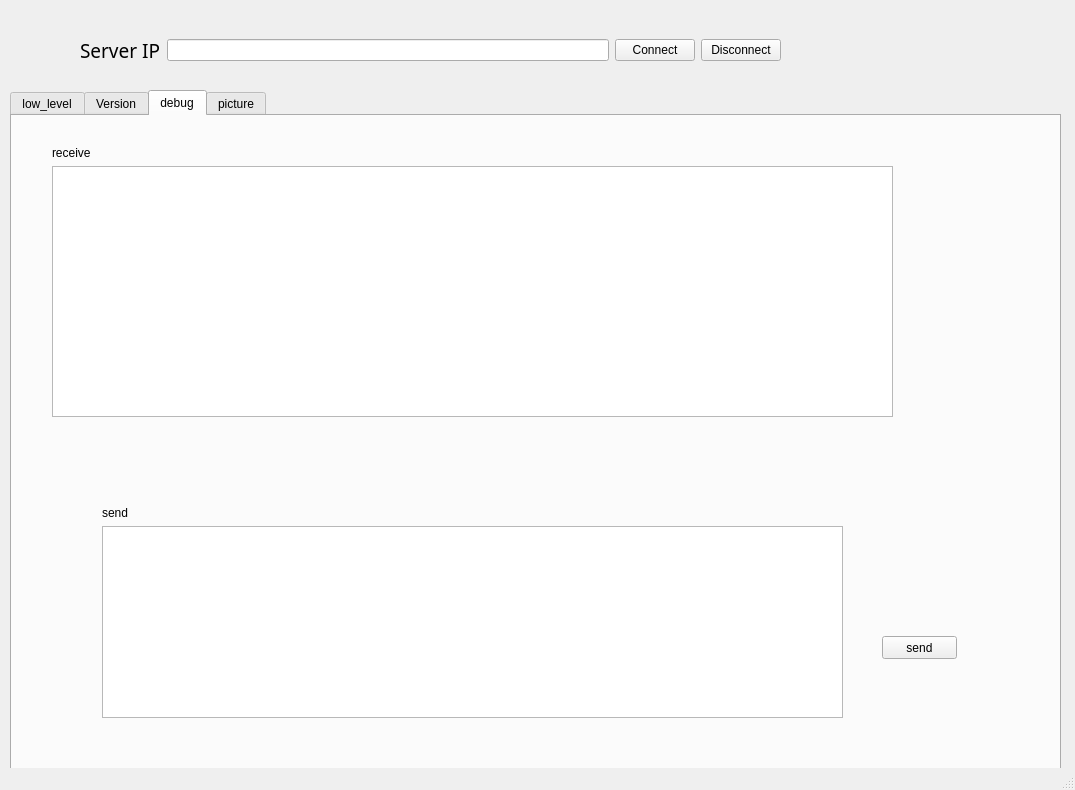
<?xml version="1.0" encoding="UTF-8"?>
<ui version="4.0">
 <class>MainWindow</class>
 <widget class="QMainWindow" name="MainWindow">
  <property name="geometry">
   <rect>
    <x>0</x>
    <y>0</y>
    <width>1075</width>
    <height>790</height>
   </rect>
  </property>
  <property name="windowTitle">
   <string>MainWindow</string>
  </property>
  <widget class="QWidget" name="centralwidget">
   <widget class="QTabWidget" name="tabWidget">
    <property name="geometry">
     <rect>
      <x>10</x>
      <y>90</y>
      <width>1051</width>
      <height>681</height>
     </rect>
    </property>
    <property name="currentIndex">
     <number>2</number>
    </property>
    <widget class="QWidget" name="low_level">
     <property name="accessibleName">
      <string/>
     </property>
     <attribute name="title">
      <string>low_level</string>
     </attribute>
     <widget class="QWidget" name="layoutWidget">
      <property name="geometry">
       <rect>
        <x>20</x>
        <y>30</y>
        <width>1011</width>
        <height>451</height>
       </rect>
      </property>
      <layout class="QGridLayout" name="gridLayout">
       <item row="0" column="0">
        <widget class="QGroupBox" name="groupBox">
         <property name="title">
          <string>Memory Access</string>
         </property>
         <widget class="QLineEdit" name="ll_mm_value_lineEdit">
          <property name="geometry">
           <rect>
            <x>70</x>
            <y>70</y>
            <width>111</width>
            <height>23</height>
           </rect>
          </property>
         </widget>
         <widget class="QPushButton" name="ll_mm_read_btn">
          <property name="geometry">
           <rect>
            <x>20</x>
            <y>100</y>
            <width>161</width>
            <height>27</height>
           </rect>
          </property>
          <property name="text">
           <string>Read</string>
          </property>
         </widget>
         <widget class="QLabel" name="label_addr">
          <property name="geometry">
           <rect>
            <x>20</x>
            <y>40</y>
            <width>41</width>
            <height>16</height>
           </rect>
          </property>
          <property name="text">
           <string>ADDR</string>
          </property>
         </widget>
         <widget class="QPushButton" name="ll_mm_write_btn">
          <property name="geometry">
           <rect>
            <x>20</x>
            <y>130</y>
            <width>161</width>
            <height>27</height>
           </rect>
          </property>
          <property name="text">
           <string>Write</string>
          </property>
         </widget>
         <widget class="QLabel" name="label_value">
          <property name="geometry">
           <rect>
            <x>20</x>
            <y>70</y>
            <width>41</width>
            <height>16</height>
           </rect>
          </property>
          <property name="text">
           <string>VALUE</string>
          </property>
         </widget>
         <widget class="QLineEdit" name="ll_mm_addr_lineEdit">
          <property name="geometry">
           <rect>
            <x>70</x>
            <y>40</y>
            <width>111</width>
            <height>23</height>
           </rect>
          </property>
         </widget>
        </widget>
       </item>
       <item row="0" column="1">
        <widget class="QGroupBox" name="groupBox_3">
         <property name="title">
          <string>SPI Access</string>
         </property>
         <widget class="QLineEdit" name="ll_spi_recv_lineEdit">
          <property name="geometry">
           <rect>
            <x>90</x>
            <y>140</y>
            <width>111</width>
            <height>23</height>
           </rect>
          </property>
         </widget>
         <widget class="QPushButton" name="ll_spi_send_btn">
          <property name="geometry">
           <rect>
            <x>30</x>
            <y>170</y>
            <width>171</width>
            <height>27</height>
           </rect>
          </property>
          <property name="text">
           <string>Send</string>
          </property>
         </widget>
         <widget class="QLabel" name="label_addr_2">
          <property name="geometry">
           <rect>
            <x>30</x>
            <y>110</y>
            <width>41</width>
            <height>16</height>
           </rect>
          </property>
          <property name="text">
           <string>Send</string>
          </property>
         </widget>
         <widget class="QLabel" name="label_value_2">
          <property name="geometry">
           <rect>
            <x>30</x>
            <y>140</y>
            <width>51</width>
            <height>16</height>
           </rect>
          </property>
          <property name="text">
           <string>Recieve</string>
          </property>
         </widget>
         <widget class="QLineEdit" name="ll_spi_send_lineEdit">
          <property name="geometry">
           <rect>
            <x>90</x>
            <y>110</y>
            <width>111</width>
            <height>23</height>
           </rect>
          </property>
         </widget>
         <widget class="QComboBox" name="ll_spi_ch_combobox">
          <property name="geometry">
           <rect>
            <x>90</x>
            <y>30</y>
            <width>111</width>
            <height>27</height>
           </rect>
          </property>
          <property name="currentText">
           <string/>
          </property>
          <property name="currentIndex">
           <number>-1</number>
          </property>
         </widget>
         <widget class="QComboBox" name="ll_spi_cs_combobox">
          <property name="geometry">
           <rect>
            <x>90</x>
            <y>70</y>
            <width>111</width>
            <height>27</height>
           </rect>
          </property>
          <property name="currentText">
           <string/>
          </property>
          <property name="currentIndex">
           <number>-1</number>
          </property>
         </widget>
         <widget class="QLabel" name="label_addr_4">
          <property name="geometry">
           <rect>
            <x>30</x>
            <y>70</y>
            <width>41</width>
            <height>31</height>
           </rect>
          </property>
          <property name="text">
           <string>CS</string>
          </property>
         </widget>
         <widget class="QLabel" name="label_addr_5">
          <property name="geometry">
           <rect>
            <x>30</x>
            <y>30</y>
            <width>41</width>
            <height>31</height>
           </rect>
          </property>
          <property name="text">
           <string>CH</string>
          </property>
         </widget>
         <widget class="QLabel" name="label_31">
          <property name="geometry">
           <rect>
            <x>20</x>
            <y>200</y>
            <width>131</width>
            <height>16</height>
           </rect>
          </property>
          <property name="text">
           <string>eg. ch1cs0 send </string>
          </property>
         </widget>
         <widget class="QLabel" name="label_33">
          <property name="geometry">
           <rect>
            <x>10</x>
            <y>230</y>
            <width>221</width>
            <height>16</height>
           </rect>
          </property>
          <property name="text">
           <string>&quot;0,1&quot;, &quot;0x40,0&quot;, &quot;0,3&quot;, &quot;0x80,0&quot;</string>
          </property>
         </widget>
        </widget>
       </item>
       <item row="0" column="2">
        <widget class="QGroupBox" name="groupBox_4">
         <property name="title">
          <string>IIC Access</string>
         </property>
         <widget class="QLineEdit" name="ll_iic_recv_lineEdit">
          <property name="geometry">
           <rect>
            <x>90</x>
            <y>150</y>
            <width>111</width>
            <height>23</height>
           </rect>
          </property>
         </widget>
         <widget class="QPushButton" name="ll_iic_read_btn">
          <property name="geometry">
           <rect>
            <x>30</x>
            <y>220</y>
            <width>171</width>
            <height>27</height>
           </rect>
          </property>
          <property name="text">
           <string>Read</string>
          </property>
         </widget>
         <widget class="QLabel" name="label_addr_3">
          <property name="geometry">
           <rect>
            <x>30</x>
            <y>70</y>
            <width>41</width>
            <height>21</height>
           </rect>
          </property>
          <property name="text">
           <string>ADDR</string>
          </property>
         </widget>
         <widget class="QLabel" name="label_value_3">
          <property name="geometry">
           <rect>
            <x>30</x>
            <y>150</y>
            <width>51</width>
            <height>21</height>
           </rect>
          </property>
          <property name="text">
           <string>Recieve</string>
          </property>
         </widget>
         <widget class="QLineEdit" name="ll_iic_addr_lineEdit">
          <property name="geometry">
           <rect>
            <x>90</x>
            <y>70</y>
            <width>111</width>
            <height>23</height>
           </rect>
          </property>
         </widget>
         <widget class="QComboBox" name="ll_iic_ch_combobox">
          <property name="geometry">
           <rect>
            <x>90</x>
            <y>30</y>
            <width>111</width>
            <height>27</height>
           </rect>
          </property>
          <property name="currentText">
           <string/>
          </property>
          <property name="currentIndex">
           <number>-1</number>
          </property>
         </widget>
         <widget class="QLabel" name="label_addr_6">
          <property name="geometry">
           <rect>
            <x>30</x>
            <y>30</y>
            <width>41</width>
            <height>31</height>
           </rect>
          </property>
          <property name="text">
           <string>CH</string>
          </property>
         </widget>
         <widget class="QLabel" name="label_addr_7">
          <property name="geometry">
           <rect>
            <x>30</x>
            <y>105</y>
            <width>41</width>
            <height>31</height>
           </rect>
          </property>
          <property name="text">
           <string>Send</string>
          </property>
         </widget>
         <widget class="QLineEdit" name="ll_iic_send_lineEdit">
          <property name="geometry">
           <rect>
            <x>90</x>
            <y>110</y>
            <width>111</width>
            <height>23</height>
           </rect>
          </property>
         </widget>
         <widget class="QLabel" name="label_30">
          <property name="geometry">
           <rect>
            <x>30</x>
            <y>190</y>
            <width>41</width>
            <height>16</height>
           </rect>
          </property>
          <property name="text">
           <string>Status</string>
          </property>
         </widget>
         <widget class="QLabel" name="ll_iic_status_label">
          <property name="geometry">
           <rect>
            <x>90</x>
            <y>190</y>
            <width>41</width>
            <height>16</height>
           </rect>
          </property>
          <property name="text">
           <string>Busy</string>
          </property>
         </widget>
         <widget class="QPushButton" name="ll_iic_write_btn">
          <property name="geometry">
           <rect>
            <x>30</x>
            <y>260</y>
            <width>171</width>
            <height>27</height>
           </rect>
          </property>
          <property name="text">
           <string>Write</string>
          </property>
         </widget>
         <widget class="QLabel" name="label_34">
          <property name="geometry">
           <rect>
            <x>0</x>
            <y>290</y>
            <width>251</width>
            <height>16</height>
           </rect>
          </property>
          <property name="text">
           <string>eg. ch1 addr 0x74, send 0, and read</string>
          </property>
         </widget>
        </widget>
       </item>
       <item row="0" column="3">
        <widget class="QGroupBox" name="groupBox_6">
         <property name="title">
          <string>GPIO</string>
         </property>
         <widget class="QPushButton" name="ll_gpio_read_btn">
          <property name="geometry">
           <rect>
            <x>20</x>
            <y>160</y>
            <width>161</width>
            <height>27</height>
           </rect>
          </property>
          <property name="text">
           <string>Read</string>
          </property>
         </widget>
         <widget class="QLabel" name="label_addr_8">
          <property name="geometry">
           <rect>
            <x>20</x>
            <y>50</y>
            <width>41</width>
            <height>31</height>
           </rect>
          </property>
          <property name="text">
           <string>PIN</string>
          </property>
         </widget>
         <widget class="QPushButton" name="ll_gpio_write_btn">
          <property name="geometry">
           <rect>
            <x>20</x>
            <y>200</y>
            <width>161</width>
            <height>27</height>
           </rect>
          </property>
          <property name="text">
           <string>Write</string>
          </property>
         </widget>
         <widget class="QLabel" name="label_value_4">
          <property name="geometry">
           <rect>
            <x>20</x>
            <y>80</y>
            <width>41</width>
            <height>31</height>
           </rect>
          </property>
          <property name="text">
           <string>DIR</string>
          </property>
         </widget>
         <widget class="QComboBox" name="ll_gpio_dir_combobox">
          <property name="geometry">
           <rect>
            <x>70</x>
            <y>80</y>
            <width>111</width>
            <height>27</height>
           </rect>
          </property>
          <property name="currentText">
           <string/>
          </property>
          <property name="currentIndex">
           <number>-1</number>
          </property>
         </widget>
         <widget class="QLabel" name="label_32">
          <property name="geometry">
           <rect>
            <x>20</x>
            <y>120</y>
            <width>41</width>
            <height>16</height>
           </rect>
          </property>
          <property name="text">
           <string>Value</string>
          </property>
         </widget>
         <widget class="QComboBox" name="ll_gpio_globalno_combobox">
          <property name="geometry">
           <rect>
            <x>70</x>
            <y>50</y>
            <width>111</width>
            <height>27</height>
           </rect>
          </property>
          <property name="currentText">
           <string/>
          </property>
          <property name="currentIndex">
           <number>-1</number>
          </property>
         </widget>
         <widget class="QLineEdit" name="ll_gpio_lineEdit">
          <property name="geometry">
           <rect>
            <x>70</x>
            <y>120</y>
            <width>111</width>
            <height>23</height>
           </rect>
          </property>
         </widget>
         <widget class="QLabel" name="label_57">
          <property name="geometry">
           <rect>
            <x>10</x>
            <y>30</y>
            <width>201</width>
            <height>16</height>
           </rect>
          </property>
          <property name="text">
           <string>EMIO: PIN=EMIO+OFFSET(78)</string>
          </property>
         </widget>
        </widget>
       </item>
      </layout>
     </widget>
    </widget>
    <widget class="QWidget" name="Version">
     <attribute name="title">
      <string>Version</string>
     </attribute>
     <widget class="QGroupBox" name="groupBox_21">
      <property name="geometry">
       <rect>
        <x>20</x>
        <y>30</y>
        <width>451</width>
        <height>261</height>
       </rect>
      </property>
      <property name="title">
       <string>version infor</string>
      </property>
      <widget class="QLabel" name="hardware_ver_label">
       <property name="geometry">
        <rect>
         <x>260</x>
         <y>30</y>
         <width>131</width>
         <height>21</height>
        </rect>
       </property>
       <property name="text">
        <string>?</string>
       </property>
      </widget>
      <widget class="QLabel" name="firmware_ver_label">
       <property name="geometry">
        <rect>
         <x>260</x>
         <y>70</y>
         <width>151</width>
         <height>21</height>
        </rect>
       </property>
       <property name="text">
        <string>?</string>
       </property>
      </widget>
      <widget class="QLabel" name="modem_ver_label">
       <property name="geometry">
        <rect>
         <x>260</x>
         <y>120</y>
         <width>161</width>
         <height>21</height>
        </rect>
       </property>
       <property name="text">
        <string>?</string>
       </property>
      </widget>
      <widget class="QLabel" name="software_ver_label">
       <property name="geometry">
        <rect>
         <x>260</x>
         <y>170</y>
         <width>131</width>
         <height>21</height>
        </rect>
       </property>
       <property name="text">
        <string>0x0000B055</string>
       </property>
      </widget>
      <widget class="QLabel" name="label_35">
       <property name="geometry">
        <rect>
         <x>10</x>
         <y>30</y>
         <width>131</width>
         <height>21</height>
        </rect>
       </property>
       <property name="text">
        <string>Hardware Version:</string>
       </property>
      </widget>
      <widget class="QLabel" name="label_38">
       <property name="geometry">
        <rect>
         <x>10</x>
         <y>70</y>
         <width>131</width>
         <height>21</height>
        </rect>
       </property>
       <property name="text">
        <string>Software Version:</string>
       </property>
      </widget>
      <widget class="QLabel" name="label_43">
       <property name="geometry">
        <rect>
         <x>10</x>
         <y>120</y>
         <width>131</width>
         <height>21</height>
        </rect>
       </property>
       <property name="text">
        <string>Modem Version:</string>
       </property>
      </widget>
      <widget class="QLabel" name="label_36">
       <property name="geometry">
        <rect>
         <x>10</x>
         <y>170</y>
         <width>131</width>
         <height>21</height>
        </rect>
       </property>
       <property name="text">
        <string>GUI Version:</string>
       </property>
      </widget>
      <widget class="QLabel" name="label_82">
       <property name="geometry">
        <rect>
         <x>10</x>
         <y>210</y>
         <width>131</width>
         <height>21</height>
        </rect>
       </property>
       <property name="text">
        <string>Boot Region:</string>
       </property>
      </widget>
      <widget class="QLabel" name="boot_region_label">
       <property name="geometry">
        <rect>
         <x>260</x>
         <y>210</y>
         <width>141</width>
         <height>21</height>
        </rect>
       </property>
       <property name="text">
        <string>?</string>
       </property>
      </widget>
     </widget>
     <widget class="QGroupBox" name="groupBox_23">
      <property name="geometry">
       <rect>
        <x>10</x>
        <y>330</y>
        <width>1011</width>
        <height>291</height>
       </rect>
      </property>
      <property name="title">
       <string>upgrade</string>
      </property>
      <widget class="QLabel" name="label_45">
       <property name="geometry">
        <rect>
         <x>20</x>
         <y>20</y>
         <width>111</width>
         <height>21</height>
        </rect>
       </property>
       <property name="text">
        <string>&lt;html&gt;&lt;head/&gt;&lt;body&gt;&lt;p&gt;&lt;span style=&quot; font-size:11pt;&quot;&gt;upgrade file:&lt;/span&gt;&lt;/p&gt;&lt;/body&gt;&lt;/html&gt;</string>
       </property>
      </widget>
      <widget class="QPushButton" name="upgrade_file_button">
       <property name="geometry">
        <rect>
         <x>690</x>
         <y>20</y>
         <width>111</width>
         <height>31</height>
        </rect>
       </property>
       <property name="text">
        <string>select file</string>
       </property>
      </widget>
      <widget class="QPushButton" name="upgrade_button">
       <property name="geometry">
        <rect>
         <x>830</x>
         <y>20</y>
         <width>121</width>
         <height>31</height>
        </rect>
       </property>
       <property name="text">
        <string>upgrade-all</string>
       </property>
      </widget>
      <widget class="QTextEdit" name="textEdit_upgradeFile_out_put">
       <property name="geometry">
        <rect>
         <x>10</x>
         <y>60</y>
         <width>791</width>
         <height>201</height>
        </rect>
       </property>
      </widget>
      <widget class="QLineEdit" name="textEdit_upgradeFile">
       <property name="geometry">
        <rect>
         <x>140</x>
         <y>20</y>
         <width>511</width>
         <height>31</height>
        </rect>
       </property>
      </widget>
      <widget class="QPushButton" name="upgrade_button_fpga">
       <property name="geometry">
        <rect>
         <x>830</x>
         <y>100</y>
         <width>121</width>
         <height>31</height>
        </rect>
       </property>
       <property name="text">
        <string>upgrade-fpga</string>
       </property>
      </widget>
      <widget class="QPushButton" name="upgrade_button_sw">
       <property name="geometry">
        <rect>
         <x>830</x>
         <y>140</y>
         <width>121</width>
         <height>31</height>
        </rect>
       </property>
       <property name="text">
        <string>upgrade-sw</string>
       </property>
      </widget>
      <widget class="QPushButton" name="upgrade_file_extract_btn">
       <property name="geometry">
        <rect>
         <x>830</x>
         <y>60</y>
         <width>121</width>
         <height>31</height>
        </rect>
       </property>
       <property name="text">
        <string>extract_file</string>
       </property>
      </widget>
     </widget>
    </widget>
    <widget class="QWidget" name="tab">
     <attribute name="title">
      <string>debug</string>
     </attribute>
     <widget class="QPushButton" name="btn_send">
      <property name="geometry">
       <rect>
        <x>870</x>
        <y>520</y>
        <width>75</width>
        <height>23</height>
       </rect>
      </property>
      <property name="text">
       <string>send</string>
      </property>
     </widget>
     <widget class="QWidget" name="layoutWidget">
      <property name="geometry">
       <rect>
        <x>40</x>
        <y>30</y>
        <width>841</width>
        <height>271</height>
       </rect>
      </property>
      <layout class="QVBoxLayout" name="verticalLayout">
       <item>
        <widget class="QLabel" name="label">
         <property name="text">
          <string>receive</string>
         </property>
        </widget>
       </item>
       <item>
        <widget class="QTextEdit" name="textEdit"/>
       </item>
      </layout>
     </widget>
     <widget class="QWidget" name="layoutWidget">
      <property name="geometry">
       <rect>
        <x>90</x>
        <y>390</y>
        <width>741</width>
        <height>212</height>
       </rect>
      </property>
      <layout class="QVBoxLayout" name="verticalLayout_2">
       <item>
        <widget class="QLabel" name="label_2">
         <property name="text">
          <string>send</string>
         </property>
        </widget>
       </item>
       <item>
        <widget class="QTextEdit" name="textEdit_2"/>
       </item>
      </layout>
     </widget>
    </widget>
    <widget class="QWidget" name="tab_3">
     <attribute name="title">
      <string>picture</string>
     </attribute>
     <widget class="QGraphicsView" name="graphicsView">
      <property name="geometry">
       <rect>
        <x>50</x>
        <y>30</y>
        <width>941</width>
        <height>581</height>
       </rect>
      </property>
     </widget>
    </widget>
   </widget>
   <widget class="QWidget" name="layoutWidget">
    <property name="geometry">
     <rect>
      <x>80</x>
      <y>20</y>
      <width>701</width>
      <height>61</height>
     </rect>
    </property>
    <layout class="QHBoxLayout" name="horizontalLayout">
     <item>
      <widget class="QLabel" name="label_37">
       <property name="font">
        <font>
         <family>黑体</family>
         <pointsize>14</pointsize>
        </font>
       </property>
       <property name="text">
        <string>Server IP</string>
       </property>
      </widget>
     </item>
     <item>
      <widget class="QLineEdit" name="ipaddr_lineEdit"/>
     </item>
     <item>
      <widget class="QPushButton" name="ipaddr_connect_btn">
       <property name="text">
        <string>Connect</string>
       </property>
      </widget>
     </item>
     <item>
      <widget class="QPushButton" name="ipaddr_disconnect_btn">
       <property name="text">
        <string>Disconnect</string>
       </property>
      </widget>
     </item>
    </layout>
   </widget>
  </widget>
  <widget class="QStatusBar" name="statusbar"/>
 </widget>
 <resources/>
 <connections/>
 <slots>
  <signal>print_1()</signal>
  <slot>print()</slot>
 </slots>
</ui>
